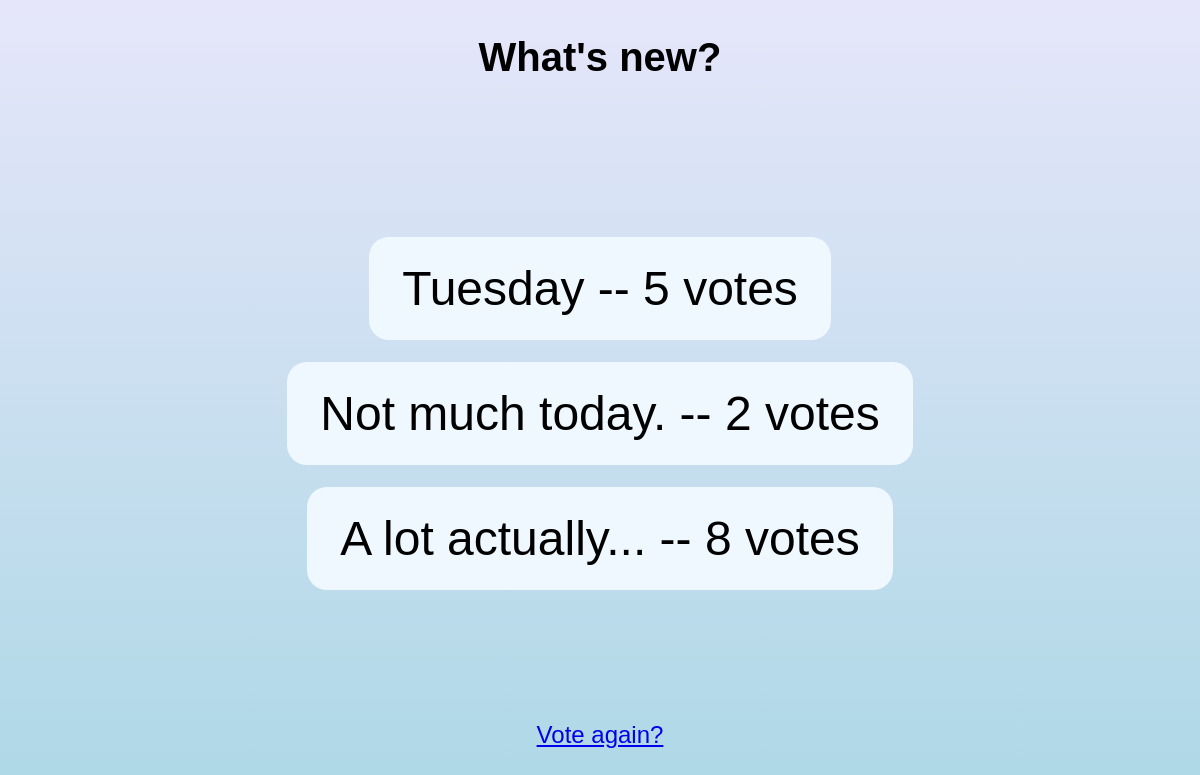
Page /myHGapp/1/results/ on the earlier database version.
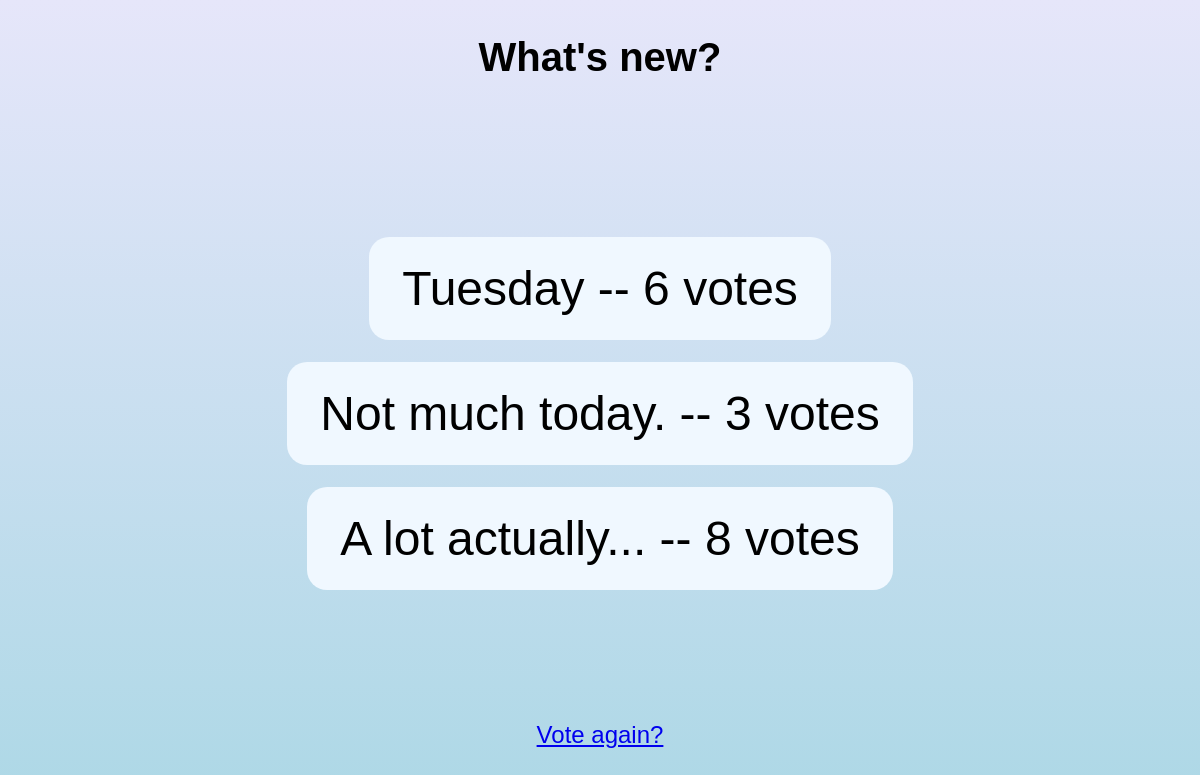
Same page on the later database version.
### myHGapp/models.py (models this page shows, shortened)
class Choice(models.Model):
    question = models.ForeignKey('Question', on_delete=models.CASCADE)
    choice_text = models.CharField(max_length=200)
    votes = models.IntegerField(default=0)

### myHGapp/views.py (the view)
# urls.py: path('<int:pk>/results/', views.ResultsView.as_view(), name='results'),
class ResultsView(generic.DetailView):
    model = Question
    template_name = 'myHGapp/results.html'

### myHGapp/templates/myHGapp/results.html
{% load static %}
<link rel="stylesheet" type="text/css" href="{% static 'myHGapp/style.css' %}">
<h1>{{ question.question_text }}</h1>
<ul>
{% for choice in question.choice_set.all %}
    <li>{{ choice.choice_text }} -- {{ choice.votes }} vote{{ choice.votes|pluralize }}</li>
{% endfor %}
</ul>
<a href="{% url 'myHGapp:detail' question.id %}">Vote again?</a>

Differences in the rows shown:
changed Choice "Tuesday": votes "5" → "6"
changed Choice "Not much today.": votes "2" → "3"
